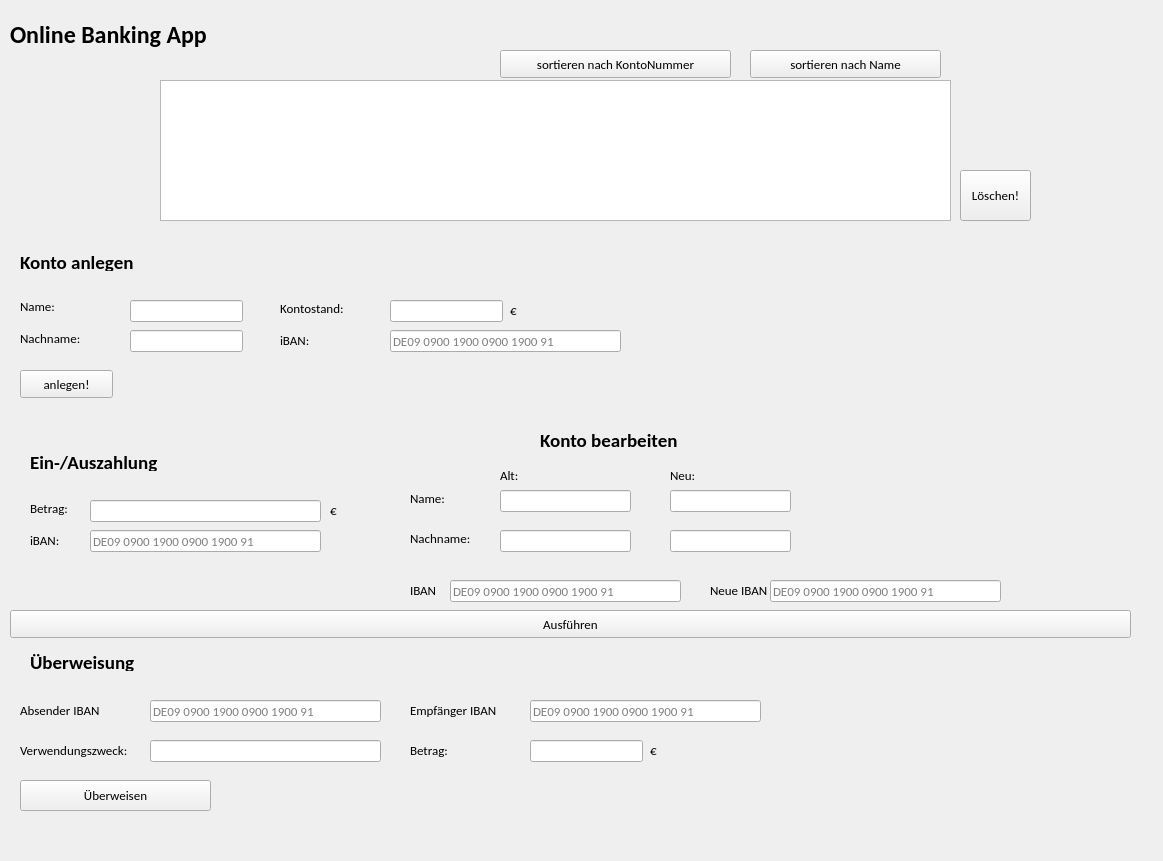
<?xml version="1.0" encoding="UTF-8"?>
<ui version="4.0">
 <class>FrmMain</class>
 <widget class="QWidget" name="FrmMain">
  <property name="geometry">
   <rect>
    <x>0</x>
    <y>0</y>
    <width>1163</width>
    <height>861</height>
   </rect>
  </property>
  <property name="font">
   <font>
    <family>Calibri</family>
    <pointsize>10</pointsize>
    <weight>9</weight>
    <italic>false</italic>
    <bold>false</bold>
   </font>
  </property>
  <property name="windowTitle">
   <string>FrmMain</string>
  </property>
  <property name="styleSheet">
   <string notr="true">font: 75 10pt &quot;Calibri&quot;;</string>
  </property>
  <widget class="QListWidget" name="lwAnzeige">
   <property name="geometry">
    <rect>
     <x>160</x>
     <y>80</y>
     <width>791</width>
     <height>141</height>
    </rect>
   </property>
  </widget>
  <widget class="QPushButton" name="btnSortKontonr">
   <property name="geometry">
    <rect>
     <x>500</x>
     <y>50</y>
     <width>231</width>
     <height>28</height>
    </rect>
   </property>
   <property name="text">
    <string>sortieren nach KontoNummer</string>
   </property>
  </widget>
  <widget class="QPushButton" name="btnSortName">
   <property name="geometry">
    <rect>
     <x>750</x>
     <y>50</y>
     <width>191</width>
     <height>28</height>
    </rect>
   </property>
   <property name="text">
    <string>sortieren nach Name</string>
   </property>
  </widget>
  <widget class="QLabel" name="label">
   <property name="geometry">
    <rect>
     <x>10</x>
     <y>20</y>
     <width>241</width>
     <height>31</height>
    </rect>
   </property>
   <property name="font">
    <font>
     <family>Calibri</family>
     <pointsize>10</pointsize>
     <weight>9</weight>
     <italic>false</italic>
     <bold>false</bold>
    </font>
   </property>
   <property name="text">
    <string>&lt;html&gt;&lt;head/&gt;&lt;body&gt;&lt;p&gt;&lt;span style=&quot; font-size:18pt; font-weight:600;&quot;&gt;Online Banking App&lt;/span&gt;&lt;/p&gt;&lt;/body&gt;&lt;/html&gt;</string>
   </property>
  </widget>
  <widget class="QLabel" name="label_2">
   <property name="geometry">
    <rect>
     <x>20</x>
     <y>250</y>
     <width>161</width>
     <height>21</height>
    </rect>
   </property>
   <property name="text">
    <string>&lt;html&gt;&lt;head/&gt;&lt;body&gt;&lt;p&gt;&lt;span style=&quot; font-size:14pt; font-weight:600;&quot;&gt;Konto anlegen&lt;/span&gt;&lt;/p&gt;&lt;/body&gt;&lt;/html&gt;</string>
   </property>
  </widget>
  <widget class="QLabel" name="label_3">
   <property name="geometry">
    <rect>
     <x>540</x>
     <y>420</y>
     <width>201</width>
     <height>41</height>
    </rect>
   </property>
   <property name="text">
    <string>&lt;html&gt;&lt;head/&gt;&lt;body&gt;&lt;p&gt;&lt;span style=&quot; font-size:14pt; font-weight:600;&quot;&gt;Konto bearbeiten&lt;/span&gt;&lt;/p&gt;&lt;/body&gt;&lt;/html&gt;</string>
   </property>
  </widget>
  <widget class="QLineEdit" name="leNewName">
   <property name="geometry">
    <rect>
     <x>130</x>
     <y>300</y>
     <width>113</width>
     <height>22</height>
    </rect>
   </property>
  </widget>
  <widget class="QLabel" name="label_6">
   <property name="geometry">
    <rect>
     <x>20</x>
     <y>296</y>
     <width>55</width>
     <height>20</height>
    </rect>
   </property>
   <property name="text">
    <string>Name:</string>
   </property>
  </widget>
  <widget class="QLabel" name="label_7">
   <property name="geometry">
    <rect>
     <x>410</x>
     <y>490</y>
     <width>41</width>
     <height>16</height>
    </rect>
   </property>
   <property name="text">
    <string>Name:</string>
   </property>
  </widget>
  <widget class="QLineEdit" name="leUpName">
   <property name="geometry">
    <rect>
     <x>500</x>
     <y>490</y>
     <width>131</width>
     <height>22</height>
    </rect>
   </property>
  </widget>
  <widget class="QPushButton" name="btnNew">
   <property name="geometry">
    <rect>
     <x>20</x>
     <y>370</y>
     <width>93</width>
     <height>28</height>
    </rect>
   </property>
   <property name="cursor">
    <cursorShape>PointingHandCursor</cursorShape>
   </property>
   <property name="text">
    <string>anlegen!</string>
   </property>
  </widget>
  <widget class="QPushButton" name="btnUpdate">
   <property name="geometry">
    <rect>
     <x>10</x>
     <y>610</y>
     <width>1121</width>
     <height>28</height>
    </rect>
   </property>
   <property name="cursor">
    <cursorShape>PointingHandCursor</cursorShape>
   </property>
   <property name="text">
    <string>Ausführen</string>
   </property>
  </widget>
  <widget class="QLabel" name="label_8">
   <property name="geometry">
    <rect>
     <x>280</x>
     <y>300</y>
     <width>91</width>
     <height>16</height>
    </rect>
   </property>
   <property name="text">
    <string>Kontostand:</string>
   </property>
  </widget>
  <widget class="QLineEdit" name="leNewKontoStand">
   <property name="geometry">
    <rect>
     <x>390</x>
     <y>300</y>
     <width>113</width>
     <height>22</height>
    </rect>
   </property>
  </widget>
  <widget class="QLineEdit" name="leUpBetrag">
   <property name="geometry">
    <rect>
     <x>90</x>
     <y>500</y>
     <width>231</width>
     <height>22</height>
    </rect>
   </property>
  </widget>
  <widget class="QLabel" name="label_9">
   <property name="geometry">
    <rect>
     <x>30</x>
     <y>450</y>
     <width>191</width>
     <height>21</height>
    </rect>
   </property>
   <property name="text">
    <string>&lt;html&gt;&lt;head/&gt;&lt;body&gt;&lt;p&gt;&lt;span style=&quot; font-size:14pt; font-weight:600;&quot;&gt;Ein-/Auszahlung&lt;/span&gt;&lt;/p&gt;&lt;/body&gt;&lt;/html&gt;</string>
   </property>
  </widget>
  <widget class="QLabel" name="label_10">
   <property name="geometry">
    <rect>
     <x>30</x>
     <y>650</y>
     <width>331</width>
     <height>21</height>
    </rect>
   </property>
   <property name="font">
    <font>
     <family>Calibri</family>
     <pointsize>10</pointsize>
     <weight>9</weight>
     <italic>false</italic>
     <bold>false</bold>
    </font>
   </property>
   <property name="text">
    <string>&lt;html&gt;&lt;head/&gt;&lt;body&gt;&lt;p&gt;&lt;span style=&quot; font-size:14pt; font-weight:600;&quot;&gt;Überweisung&lt;/span&gt;&lt;/p&gt;&lt;/body&gt;&lt;/html&gt;</string>
   </property>
  </widget>
  <widget class="QLineEdit" name="leUeBetrag">
   <property name="geometry">
    <rect>
     <x>530</x>
     <y>740</y>
     <width>113</width>
     <height>22</height>
    </rect>
   </property>
  </widget>
  <widget class="QLabel" name="label_13">
   <property name="geometry">
    <rect>
     <x>410</x>
     <y>740</y>
     <width>55</width>
     <height>21</height>
    </rect>
   </property>
   <property name="text">
    <string>Betrag:</string>
   </property>
  </widget>
  <widget class="QPushButton" name="btnUeberweisung">
   <property name="geometry">
    <rect>
     <x>20</x>
     <y>780</y>
     <width>191</width>
     <height>31</height>
    </rect>
   </property>
   <property name="text">
    <string>Überweisen</string>
   </property>
  </widget>
  <widget class="QLineEdit" name="leNewlastName">
   <property name="geometry">
    <rect>
     <x>130</x>
     <y>330</y>
     <width>113</width>
     <height>22</height>
    </rect>
   </property>
  </widget>
  <widget class="QLineEdit" name="leUpLastName">
   <property name="geometry">
    <rect>
     <x>500</x>
     <y>530</y>
     <width>131</width>
     <height>22</height>
    </rect>
   </property>
  </widget>
  <widget class="QPushButton" name="btnClear">
   <property name="geometry">
    <rect>
     <x>960</x>
     <y>170</y>
     <width>71</width>
     <height>51</height>
    </rect>
   </property>
   <property name="cursor">
    <cursorShape>PointingHandCursor</cursorShape>
   </property>
   <property name="text">
    <string>Löschen!</string>
   </property>
  </widget>
  <widget class="QLabel" name="label_15">
   <property name="geometry">
    <rect>
     <x>410</x>
     <y>530</y>
     <width>101</width>
     <height>16</height>
    </rect>
   </property>
   <property name="text">
    <string>Nachname:</string>
   </property>
  </widget>
  <widget class="QLineEdit" name="leUpNameNeu">
   <property name="geometry">
    <rect>
     <x>670</x>
     <y>490</y>
     <width>121</width>
     <height>22</height>
    </rect>
   </property>
  </widget>
  <widget class="QLineEdit" name="leUpLastNameNeu">
   <property name="geometry">
    <rect>
     <x>670</x>
     <y>530</y>
     <width>121</width>
     <height>22</height>
    </rect>
   </property>
  </widget>
  <widget class="QLabel" name="label_16">
   <property name="geometry">
    <rect>
     <x>20</x>
     <y>330</y>
     <width>101</width>
     <height>16</height>
    </rect>
   </property>
   <property name="text">
    <string>Nachname:</string>
   </property>
  </widget>
  <widget class="QLabel" name="label_17">
   <property name="geometry">
    <rect>
     <x>670</x>
     <y>460</y>
     <width>55</width>
     <height>31</height>
    </rect>
   </property>
   <property name="text">
    <string>Neu:</string>
   </property>
  </widget>
  <widget class="QLabel" name="label_18">
   <property name="geometry">
    <rect>
     <x>500</x>
     <y>460</y>
     <width>55</width>
     <height>31</height>
    </rect>
   </property>
   <property name="text">
    <string>Alt:</string>
   </property>
  </widget>
  <widget class="QLabel" name="label_19">
   <property name="geometry">
    <rect>
     <x>330</x>
     <y>500</y>
     <width>21</width>
     <height>21</height>
    </rect>
   </property>
   <property name="text">
    <string>€</string>
   </property>
  </widget>
  <widget class="QLabel" name="label_20">
   <property name="geometry">
    <rect>
     <x>510</x>
     <y>300</y>
     <width>21</width>
     <height>21</height>
    </rect>
   </property>
   <property name="text">
    <string>€</string>
   </property>
  </widget>
  <widget class="QLineEdit" name="leIBAN3">
   <property name="geometry">
    <rect>
     <x>150</x>
     <y>700</y>
     <width>231</width>
     <height>22</height>
    </rect>
   </property>
   <property name="maxLength">
    <number>27</number>
   </property>
   <property name="placeholderText">
    <string>DE09 0900 1900 0900 1900 91</string>
   </property>
  </widget>
  <widget class="QLabel" name="label_24">
   <property name="geometry">
    <rect>
     <x>30</x>
     <y>530</y>
     <width>55</width>
     <height>21</height>
    </rect>
   </property>
   <property name="text">
    <string>iBAN:</string>
   </property>
  </widget>
  <widget class="QLineEdit" name="leIBAN2">
   <property name="geometry">
    <rect>
     <x>90</x>
     <y>530</y>
     <width>231</width>
     <height>22</height>
    </rect>
   </property>
   <property name="maxLength">
    <number>27</number>
   </property>
   <property name="placeholderText">
    <string extracomment="DE09 0900 1900 0900 1900 91">DE09 0900 1900 0900 1900 91</string>
   </property>
  </widget>
  <widget class="QLabel" name="label_26">
   <property name="geometry">
    <rect>
     <x>410</x>
     <y>580</y>
     <width>55</width>
     <height>21</height>
    </rect>
   </property>
   <property name="text">
    <string>IBAN</string>
   </property>
  </widget>
  <widget class="QLineEdit" name="leIBAN4">
   <property name="geometry">
    <rect>
     <x>450</x>
     <y>580</y>
     <width>231</width>
     <height>22</height>
    </rect>
   </property>
   <property name="maxLength">
    <number>27</number>
   </property>
   <property name="placeholderText">
    <string extracomment="DE09 0900 1900 0900 1900 91">DE09 0900 1900 0900 1900 91</string>
   </property>
  </widget>
  <widget class="QLineEdit" name="leIBAN">
   <property name="geometry">
    <rect>
     <x>390</x>
     <y>330</y>
     <width>231</width>
     <height>22</height>
    </rect>
   </property>
   <property name="maxLength">
    <number>27</number>
   </property>
   <property name="placeholderText">
    <string extracomment="DE09 0900 1900 0900 1900 91">DE09 0900 1900 0900 1900 91</string>
   </property>
  </widget>
  <widget class="QLabel" name="label_28">
   <property name="geometry">
    <rect>
     <x>280</x>
     <y>330</y>
     <width>55</width>
     <height>21</height>
    </rect>
   </property>
   <property name="text">
    <string>iBAN:</string>
   </property>
  </widget>
  <widget class="QLabel" name="label_31">
   <property name="geometry">
    <rect>
     <x>20</x>
     <y>740</y>
     <width>141</width>
     <height>21</height>
    </rect>
   </property>
   <property name="text">
    <string>Verwendungszweck:</string>
   </property>
  </widget>
  <widget class="QLineEdit" name="leIBAN5">
   <property name="geometry">
    <rect>
     <x>530</x>
     <y>700</y>
     <width>231</width>
     <height>22</height>
    </rect>
   </property>
   <property name="maxLength">
    <number>27</number>
   </property>
   <property name="placeholderText">
    <string>DE09 0900 1900 0900 1900 91</string>
   </property>
  </widget>
  <widget class="QLineEdit" name="leZweck">
   <property name="geometry">
    <rect>
     <x>150</x>
     <y>740</y>
     <width>231</width>
     <height>22</height>
    </rect>
   </property>
  </widget>
  <widget class="QLabel" name="label_32">
   <property name="geometry">
    <rect>
     <x>20</x>
     <y>700</y>
     <width>81</width>
     <height>21</height>
    </rect>
   </property>
   <property name="text">
    <string>Absender IBAN</string>
   </property>
  </widget>
  <widget class="QLabel" name="label_33">
   <property name="geometry">
    <rect>
     <x>410</x>
     <y>700</y>
     <width>91</width>
     <height>21</height>
    </rect>
   </property>
   <property name="text">
    <string>Empfänger IBAN</string>
   </property>
  </widget>
  <widget class="QLineEdit" name="leIBANneu">
   <property name="geometry">
    <rect>
     <x>770</x>
     <y>580</y>
     <width>231</width>
     <height>22</height>
    </rect>
   </property>
   <property name="maxLength">
    <number>27</number>
   </property>
   <property name="placeholderText">
    <string>DE09 0900 1900 0900 1900 91</string>
   </property>
  </widget>
  <widget class="QLabel" name="label_23">
   <property name="geometry">
    <rect>
     <x>710</x>
     <y>580</y>
     <width>61</width>
     <height>21</height>
    </rect>
   </property>
   <property name="text">
    <string>Neue IBAN</string>
   </property>
  </widget>
  <widget class="QLabel" name="label_4">
   <property name="geometry">
    <rect>
     <x>650</x>
     <y>740</y>
     <width>21</width>
     <height>21</height>
    </rect>
   </property>
   <property name="text">
    <string>€</string>
   </property>
  </widget>
  <widget class="QLabel" name="label_5">
   <property name="geometry">
    <rect>
     <x>30</x>
     <y>500</y>
     <width>47</width>
     <height>16</height>
    </rect>
   </property>
   <property name="text">
    <string>Betrag:</string>
   </property>
  </widget>
 </widget>
 <layoutdefault spacing="6" margin="11"/>
 <resources/>
 <connections/>
</ui>
